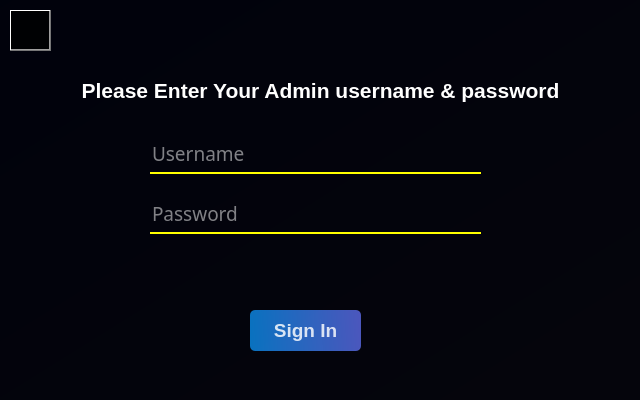
<?xml version="1.0" encoding="UTF-8"?>
<ui version="4.0">
 <class>Dialog</class>
 <widget class="QDialog" name="Dialog">
  <property name="geometry">
   <rect>
    <x>0</x>
    <y>0</y>
    <width>640</width>
    <height>400</height>
   </rect>
  </property>
  <property name="sizePolicy">
   <sizepolicy hsizetype="Preferred" vsizetype="Preferred">
    <horstretch>0</horstretch>
    <verstretch>48</verstretch>
   </sizepolicy>
  </property>
  <property name="minimumSize">
   <size>
    <width>640</width>
    <height>400</height>
   </size>
  </property>
  <property name="maximumSize">
   <size>
    <width>640</width>
    <height>400</height>
   </size>
  </property>
  <property name="windowTitle">
   <string>Facial Recognition System</string>
  </property>
  <property name="styleSheet">
   <string notr="true">QWidget#Dialog{
background-color:qlineargradient(spread:pad, x1:0, y1:0, x2:1, y2:1, stop:0 rgba(17, 83, 221, 255), stop:1 rgba(255, 255, 255, 255))
}</string>
  </property>
  <widget class="QWidget" name="widget" native="true">
   <property name="geometry">
    <rect>
     <x>0</x>
     <y>0</y>
     <width>640</width>
     <height>400</height>
    </rect>
   </property>
   <property name="minimumSize">
    <size>
     <width>640</width>
     <height>400</height>
    </size>
   </property>
   <property name="maximumSize">
    <size>
     <width>640</width>
     <height>400</height>
    </size>
   </property>
   <property name="styleSheet">
    <string notr="true">background-color: qlineargradient(spread:pad, x1:1, y1:1, x2:1, y2:1, stop:1 rgba(0, 0, 0, 183));</string>
   </property>
   <widget class="QLabel" name="Background">
    <property name="geometry">
     <rect>
      <x>0</x>
      <y>0</y>
      <width>641</width>
      <height>430</height>
     </rect>
    </property>
    <property name="styleSheet">
     <string notr="true">border-image: url(:/images/images/main.jpg);
/*border-top-left-radius: 50px;*/</string>
    </property>
    <property name="text">
     <string/>
    </property>
    <property name="pixmap">
     <pixmap>../images/adminLogin.png</pixmap>
    </property>
    <property name="scaledContents">
     <bool>true</bool>
    </property>
   </widget>
   <widget class="QLabel" name="shadow">
    <property name="geometry">
     <rect>
      <x>-10</x>
      <y>0</y>
      <width>651</width>
      <height>401</height>
     </rect>
    </property>
    <property name="styleSheet">
     <string notr="true">background-color:rgba(0, 0, 10, 190);
/*border-top-left-radius: 50px;*/</string>
    </property>
    <property name="text">
     <string/>
    </property>
    <property name="scaledContents">
     <bool>true</bool>
    </property>
   </widget>
   <widget class="QPushButton" name="signButton">
    <property name="geometry">
     <rect>
      <x>250</x>
      <y>310</y>
      <width>111</width>
      <height>41</height>
     </rect>
    </property>
    <property name="font">
     <font>
      <pointsize>14</pointsize>
      <weight>75</weight>
      <bold>true</bold>
     </font>
    </property>
    <property name="cursor">
     <cursorShape>PointingHandCursor</cursorShape>
    </property>
    <property name="styleSheet">
     <string notr="true">QPushButton#signButton{
background-color: qlineargradient(spread:pad, x1:0, y1:0.505682, x2:1, y2:0.477, stop:0 rgba(11, 131, 220, 219), stop:1 rgba(85, 98, 212, 226));
color:rgba(255, 255, 255, 210);
border-radius:5px;
}

QPushButton#signButton:hover{
background-color: qlineargradient(spread:pad, x1:0, y1:0.505682, x2:1, y2:0.477, stop:0 rgba(150, 123, 211, 219), stop:1 rgba(85, 81, 180, 226));
}

QPushButton#signButton:pressed{
padding-left:5px;
padding-top:5px;
background-color:rgba(150, 123, 211, 200);
}</string>
    </property>
    <property name="text">
     <string>Sign In</string>
    </property>
   </widget>
   <widget class="QLabel" name="title">
    <property name="geometry">
     <rect>
      <x>40</x>
      <y>70</y>
      <width>561</width>
      <height>41</height>
     </rect>
    </property>
    <property name="font">
     <font>
      <family>MS Shell Dlg 2</family>
      <pointsize>18</pointsize>
      <weight>50</weight>
      <italic>false</italic>
      <bold>false</bold>
     </font>
    </property>
    <property name="styleSheet">
     <string notr="true">color:rgba(255, 255, 255, 200);
font: 63 16pt &quot;Yu Gothic UI&quot;;
font: 18pt &quot;MS Shell Dlg 2&quot;;
background-color: qlineargradient(spread:pad, x1:0, y1:0, x2:1, y2:0, stop:1 rgba(0, 0, 0, 0));</string>
    </property>
    <property name="text">
     <string>&lt;html&gt;&lt;head/&gt;&lt;body&gt;&lt;p align=&quot;center&quot;&gt;&lt;span style=&quot; font-size:16pt; font-weight:600; color:#ffffff;&quot;&gt;Please Enter Your Admin username &amp;amp; password&lt;/span&gt;&lt;/p&gt;&lt;/body&gt;&lt;/html&gt;</string>
    </property>
   </widget>
   <widget class="QLineEdit" name="usernameField">
    <property name="geometry">
     <rect>
      <x>150</x>
      <y>140</y>
      <width>331</width>
      <height>34</height>
     </rect>
    </property>
    <property name="font">
     <font>
      <family>Droid Sans Fallback</family>
      <pointsize>14</pointsize>
      <weight>50</weight>
      <italic>false</italic>
      <bold>false</bold>
     </font>
    </property>
    <property name="styleSheet">
     <string notr="true">QLineEdit{
background-color:rgba(0, 0, 0, 0);
font: 14pt &quot;Droid Sans Fallback&quot;;
border:none;
border-bottom:2px solid rgba(255,255,0,1);
color:rgba(255,255,255,1);
padding-bottom:5px;
}

QLineEdit:focus{
border-bottom:2px solid#00E7F2;
}</string>
    </property>
    <property name="placeholderText">
     <string>Username</string>
    </property>
   </widget>
   <widget class="QLineEdit" name="passwordField">
    <property name="geometry">
     <rect>
      <x>150</x>
      <y>200</y>
      <width>331</width>
      <height>34</height>
     </rect>
    </property>
    <property name="font">
     <font>
      <family>Droid Sans Fallback</family>
      <pointsize>14</pointsize>
      <weight>50</weight>
      <italic>false</italic>
      <bold>false</bold>
     </font>
    </property>
    <property name="styleSheet">
     <string notr="true">QLineEdit{
background-color:rgba(0, 0, 0, 0);
font: 14pt &quot;Droid Sans Fallback&quot;;
border:none;
border-bottom:2px solid rgba(255,255,0,1);
color:rgba(255,255,255,1);
padding-bottom:5px;
}

QLineEdit:focus{
border-bottom:2px solid#00E7F2;
}</string>
    </property>
    <property name="placeholderText">
     <string>Password</string>
    </property>
   </widget>
   <widget class="QLabel" name="error">
    <property name="geometry">
     <rect>
      <x>140</x>
      <y>260</y>
      <width>361</width>
      <height>31</height>
     </rect>
    </property>
    <property name="font">
     <font>
      <family>Cantarell Extra Bold</family>
      <pointsize>16</pointsize>
      <weight>10</weight>
      <italic>false</italic>
      <bold>false</bold>
     </font>
    </property>
    <property name="styleSheet">
     <string notr="true">font: 81 16pt &quot;Cantarell Extra Bold&quot;;
background-color: rgba(0, 0, 0, 0);
color: rgb(255, 0, 0);</string>
    </property>
    <property name="text">
     <string/>
    </property>
   </widget>
   <widget class="QPushButton" name="backButton">
    <property name="geometry">
     <rect>
      <x>10</x>
      <y>10</y>
      <width>41</width>
      <height>41</height>
     </rect>
    </property>
    <property name="cursor">
     <cursorShape>PointingHandCursor</cursorShape>
    </property>
    <property name="layoutDirection">
     <enum>Qt::LeftToRight</enum>
    </property>
    <property name="autoFillBackground">
     <bool>false</bool>
    </property>
    <property name="styleSheet">
     <string notr="true">border: none;
background-color: rgba(0, 0, 0, 0);
QPushButton#signButton:pressed{
padding-left:10px;
padding-top:5px;
background-color:rgba(150, 123, 211, 200);
}</string>
    </property>
    <property name="text">
     <string/>
    </property>
    <property name="icon">
     <iconset>
      <normaloff>../images/backButton.png</normaloff>../images/backButton.png</iconset>
    </property>
    <property name="iconSize">
     <size>
      <width>40</width>
      <height>40</height>
     </size>
    </property>
   </widget>
  </widget>
 </widget>
 <resources/>
 <connections/>
</ui>
